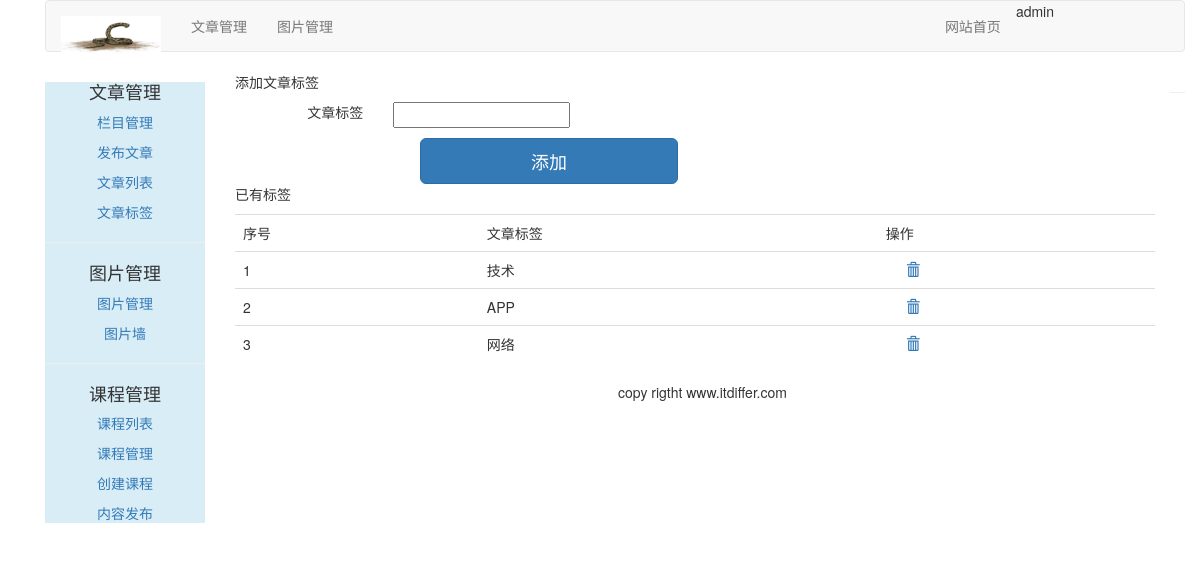
The app's page /article/article_tag/ (signed in) with its own data.
### article/models.py (models this page shows, shortened)
class ArticleTag(models.Model):
    author = models.ForeignKey(User, related_name='tag',on_delete=models.CASCADE)
    tag = models.CharField(max_length=500)

### article/views.py (the view, shortened to what this page needs)
@login_required(login_url='/account/login/')
@csrf_exempt
def article_tag(request):
    if request.method == "GET":
        article_tag = ArticleTag.objects.filter(author=request.user)
        article_tag_form = ArticleTagForm()
        return render(request, 'article/tag/tag_list.html',
                      {"article_tag_form": article_tag_form, "article_tag": article_tag})

### article/form.py
class ArticleTagForm(forms.ModelForm):
    class Meta:
        model = ArticleTag
        fields = ('tag',)

### templates/article/tag/tag_list.html (shortened to what this page needs)
{% extends 'article/base.html' %}
{% load staticfiles %}
{% block content %}
    <div>
        <p>添加文章标签</p>
        <form class="form-horizontal" action="." method="post">{% csrf_token %}
            <div class="row" style="margin-top: 10px">
                <div class="col-md-2 text-right"><span>文章标签</span></div>
                <div class="col-sm-10 text-left">{{ article_tag_form.tag }}</div>
            </div>
            <div class="row">
                <input class="btn btn-primary btn-lg" style="margin-left: 200px;margin-top: 10px" value="添加"
                       onclick="add_tag()">
            </div>
        </form>
    </div>
    <div>
        <p>已有标签</p>
        <table class="table table-hover">
            <tr>
                <td>序号</td>
                <td>文章标签</td>
                <td>操作</td>
            </tr>
            {% for tag in article_tag %}
                <tr id="{{ forloop.counter }}">
                    <td>{{ forloop.counter }}</td>
                    <td>{{ tag.tag }}</td>
                    <td>
                        <a name="delete" href="javascript:void(0)" onclick="del_tag(this,{{ tag.id }})">
                            <span class="glyphicon glyphicon-trash" style="margin-left: 20px"></span>
                        </a></td>
                </tr>
            {% empty %}
                <p>You have article tags Please add them</p>
            {% endfor %}
        </table>
    </div>
{% endblock %}

### templates/article/header.html
{% load staticfiles %}
<div class="container">
    <nav class="navbar navbar-default" role="navigation">
        <div class="navbar-header">
            <a class="navbar-brand"><img src="{% static 'images/snake.jpg' %}" width="100px"></a>
        </div>
        <div>
            <ul class="nav navbar-nav" role="tablist">
                <li><a href="{% url 'article:article_column' %}">文章管理</a></li>
                <li><a href="{% url 'image:list_images' %}">图片管理</a></li>
            </ul>
            <ul class="nav navbar-nav navbar-right" style="margin-right: 100px">
                <li><a href="{% url 'blog:blog_title' %}">网站首页</a></li>
                <li><span>{{ user.username }}</span></li>
                <li><a href="{% url 'account:user_logout' %}"></a></li>
            </ul>
        </div>
    </nav>
</div>

### records on screen
ArticleTag: tag "技术"
ArticleTag: tag "APP"
ArticleTag: tag "网络"

### other values on screen
{{ user.username }} "admin"
